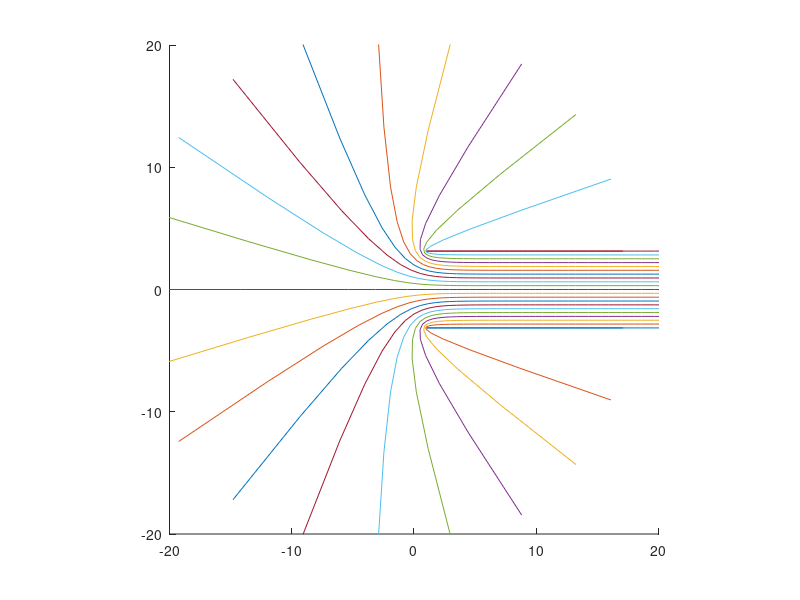

Source code (MATLAB):

[psi,phi]=meshgrid(-pi:2.*pi/20:pi,-3:27/50:24);
F=phi+1i*psi;
z=F-exp(-F);

x=real(z);
y=imag(z);

hold all
plot(x,y)
axis([-20 20 -20 20])
daspect([1 1 1])